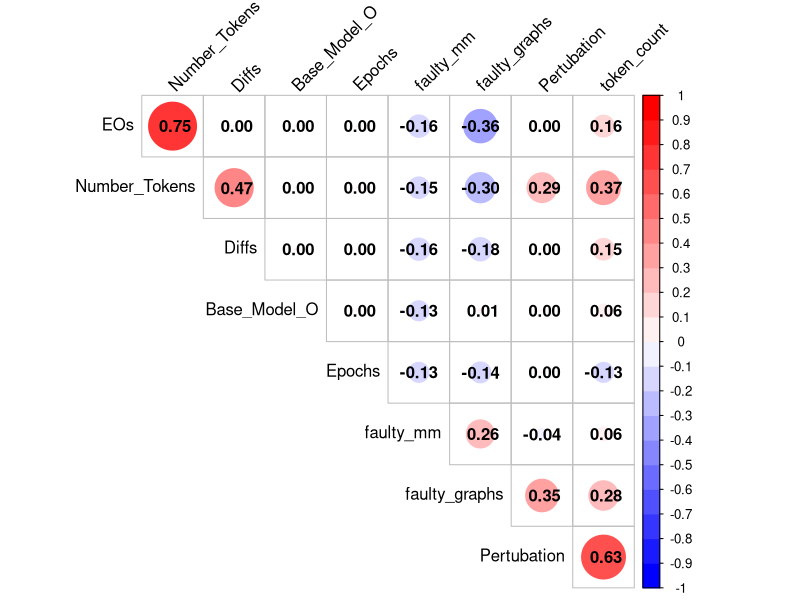
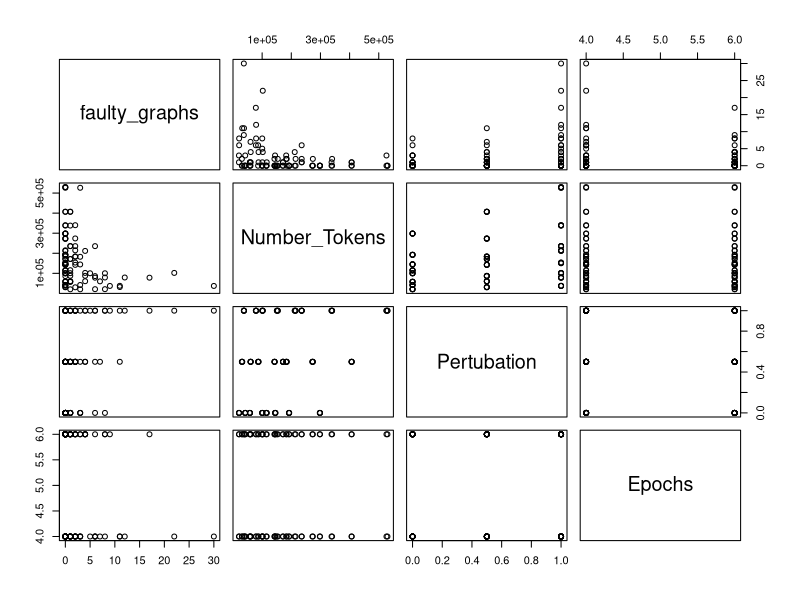
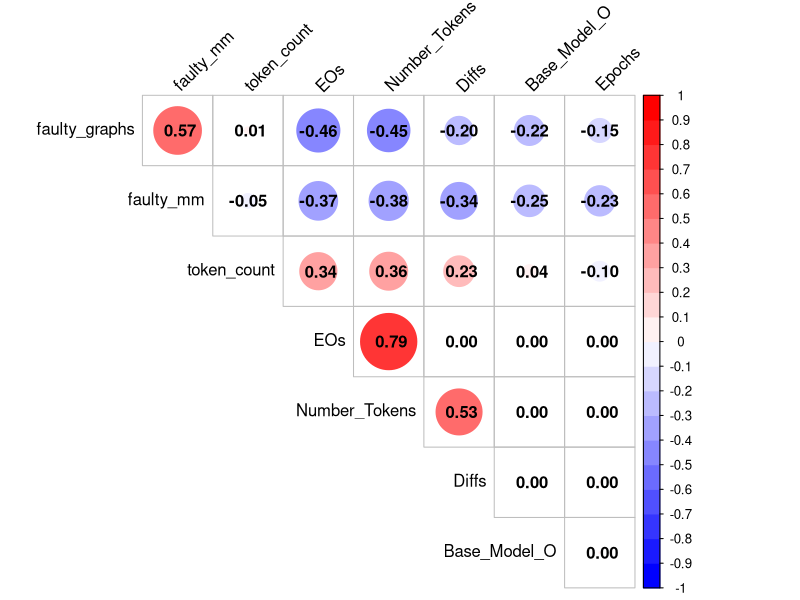
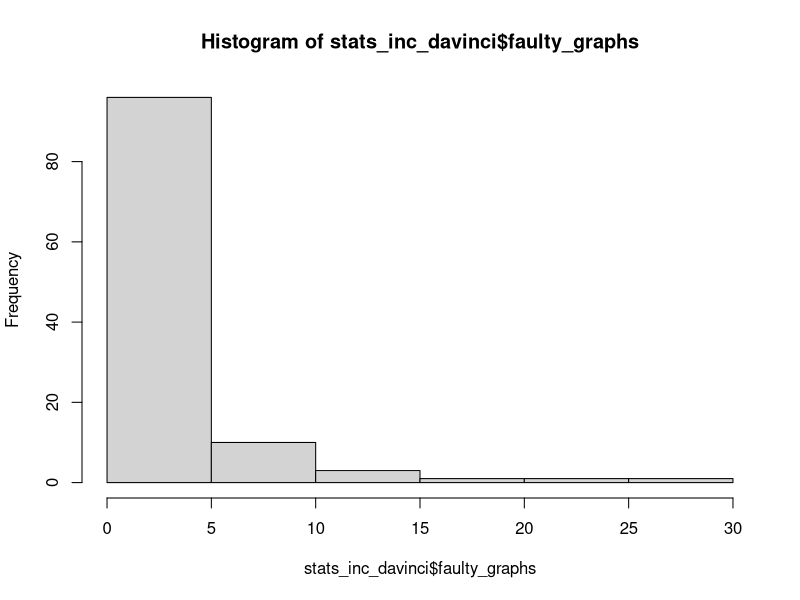
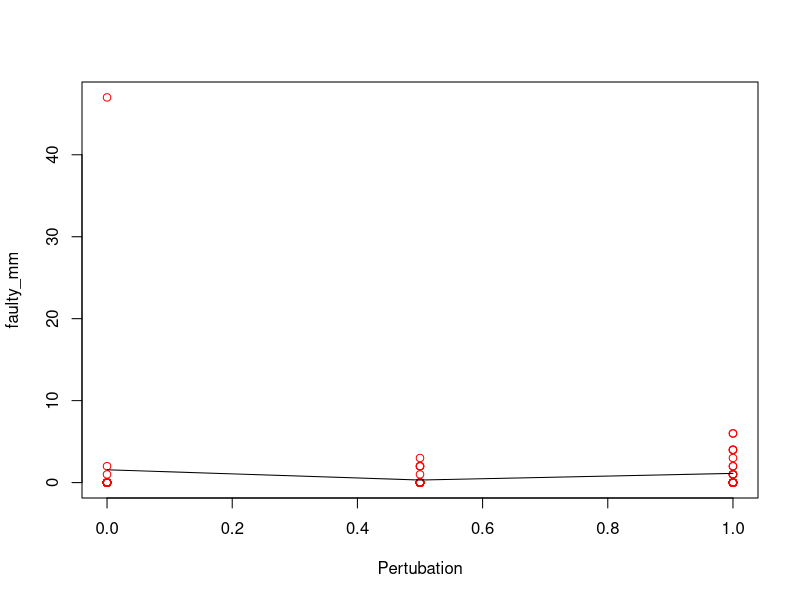

Write the R code that produced these figures, in order.
library(tidyverse)
library(tidyr)
library(dplyr)
library(corrplot)
if (!require("RColorBrewer")) {
  install.packages("RColorBrewer")
  library(RColorBrewer)
}
###  table for Latex
library(xtable)


############################# Utils ######################################################

corstarsl <- function(x, type=c('pearson')){ 
  require(Hmisc) 
  x <- as.matrix(x) 
  R <- rcorr(x, type=type)$r 
  p <- rcorr(x, type=type)$P 
  
  ## define notions for significance levels; spacing is important.
  mystars <- ifelse(p < .001, "***", ifelse(p < .01, "** ", ifelse(p < .05, "* ", " ")))
  
  ## trunctuate the matrix that holds the correlations to two decimal
  R <- format(round(cbind(rep(-1.11, ncol(x)), R), 2))[,-1] 
  
  ## build a new matrix that includes the correlations with their apropriate stars 
  Rnew <- matrix(paste(R, mystars, sep=""), ncol=ncol(x)) 
  diag(Rnew) <- paste(diag(R), " ", sep="") 
  rownames(Rnew) <- colnames(x) 
  colnames(Rnew) <- paste(colnames(x), "", sep="") 
  
  ## remove upper triangle
  Rnew <- as.matrix(Rnew)
  Rnew[upper.tri(Rnew, diag = TRUE)] <- ""
  Rnew <- as.data.frame(Rnew) 
  
  ## remove last column and return the matrix (which is now a data frame)
  Rnew <- cbind(Rnew[1:length(Rnew)-1])
  return(Rnew) 
}

###########################################################################################

####################### Load dataset #####################################################

#For the second experiment, replace experiment1 by experiment2. Change result_columns to: result_columns <- c("score", "score_2")
stats_ada <- read.csv("./../all_results_ada.csv", header=TRUE, sep=";")
stats_curie <- read.csv("./../all_results_curie.csv", header=TRUE, sep=";")
stats_davinci <- read.csv("./../all_results_davinci.csv", header=TRUE, sep=";")

# Combine all results
stats <- rbind(stats_ada, stats_curie)
stats_inc_davinci <- rbind(stats_ada, stats_curie, stats_davinci)

######################### Adding derived value #############################################


## Add numeric correspondance for base model
stats$Base_Model_O <- stats$Base_Model
stats["Base_Model_O"][stats["Base_Model"] == "ada"] <- 0
stats["Base_Model_O"][stats["Base_Model"] == "curie"] <- 1
stats["Base_Model_O"][stats["Base_Model"] == "davinci"] <- 2
stats$Base_Model_O <- as.numeric(stats$Base_Model_O )
## Add numeric correspondance for base model
stats_inc_davinci$Base_Model_O <- stats_inc_davinci$Base_Model
stats_inc_davinci["Base_Model_O"][stats_inc_davinci["Base_Model"] == "ada"] <- 0
stats_inc_davinci["Base_Model_O"][stats_inc_davinci["Base_Model"] == "curie"] <- 1
stats_inc_davinci["Base_Model_O"][stats_inc_davinci["Base_Model"] == "davinci"] <- 2
stats_inc_davinci$Base_Model_O <- as.numeric(stats_inc_davinci$Base_Model_O )

plot_cor <- function(cor_mat){
  col<- colorRampPalette(c("blue", "white", "red"))(20)
  corrplot(cor_mat, addCoef.col = "black", # Add coefficient of correlation
           tl.col="black", tl.srt=45, #Text label color and rotation
           type="upper", order="hclust", diag=FALSE, col=col)
}

###########################################################################################
# The correlations for ada and curie
stats_temp <- stats %>% select(Base_Model_O, Epochs, Diffs, EOs, Pertubation, Number_Tokens,  Epochs, faulty_graphs, faulty_mm, token_count)
cors <- cor(stats_temp, method="pearson")
plot_cor(cors)

# Some graphs
pairs(stats_temp[, c("faulty_graphs", "Number_Tokens", "Pertubation", "Epochs")])

# The correlations for all three models
stats_temp_all <- stats_inc_davinci %>% filter(Pertubation==1.0) %>% select(Base_Model_O, Epochs, Diffs, EOs, Number_Tokens,  Epochs, faulty_graphs, faulty_mm, token_count)
cors <- cor(stats_temp_all, method="pearson")
plot_cor(cors)

# Check for significant dependency on the model
cor.test(stats_temp$faulty_graphs, stats_temp$Base_Model_O)

cor.test(stats_temp_all$faulty_graphs, stats_temp_all$Base_Model_O)

# Check for significant dependency on the Number of Tokens in the dataset
cor.test(stats_temp$faulty_graphs, stats_temp$Number_Tokens)

cor.test(stats_temp_all$faulty_graphs, stats_temp_all$Number_Tokens)


# Check for significant dependency on the Number of Epochs
cor.test(stats_temp$faulty_graphs, stats_temp$Epochs)

cor.test(stats_temp_all$faulty_graphs, stats_temp_all$Epochs)


# Overall percentage of all correct serializations

data_values = count(stats_inc_davinci)
mean(stats_inc_davinci$faulty_graphs)
min(stats_inc_davinci$faulty_graphs)
max(stats_inc_davinci$faulty_graphs)

mean(stats_inc_davinci$faulty_mm)
min(stats_inc_davinci$faulty_mm)
max(stats_inc_davinci$faulty_mm)

zero_faulty = count(stats_inc_davinci  %>% filter(faulty_graphs==0))
zero_faulty_all = count(stats_inc_davinci  %>% filter(faulty_graphs==0 & faulty_mm==0))

zero_faulty_relativ = zero_faulty/data_values
zero_faulty_all_relativ = zero_faulty_all/data_values

hist(stats_inc_davinci$faulty_graphs, breaks = 10)



corstarsl(stats_temp, type="spearman")
xtable(corstarsl(stats_temp)) #Latex code

corstarsl(stats_temp_all, type="spearman")
xtable(corstarsl(stats_temp_all)) #Latex code


# Problem cases i.e., more than 5 invalid graphs:
problem_sets <- stats %>% filter(faulty_graphs > 1 & EOs > 31)
count(problem_sets)


# For the generated graphs that do not conform to the meta-model, we observe low pearson but significant spearman correlation with the perturbation. We have to closer analyze this relationship.
plot.new()
# nb of eos vs. nb of components per diff
avg_faulty_mm <- aggregate(faulty_mm  ~ Pertubation, data=stats_temp, mean, na.rm=TRUE)
plot( stats_temp %>% select(Pertubation, faulty_mm ), col="red")
lines(avg_faulty_mm, col="black")

# From this graph, we clearly see, that it's just an outlier that fooled the pearson correlation
